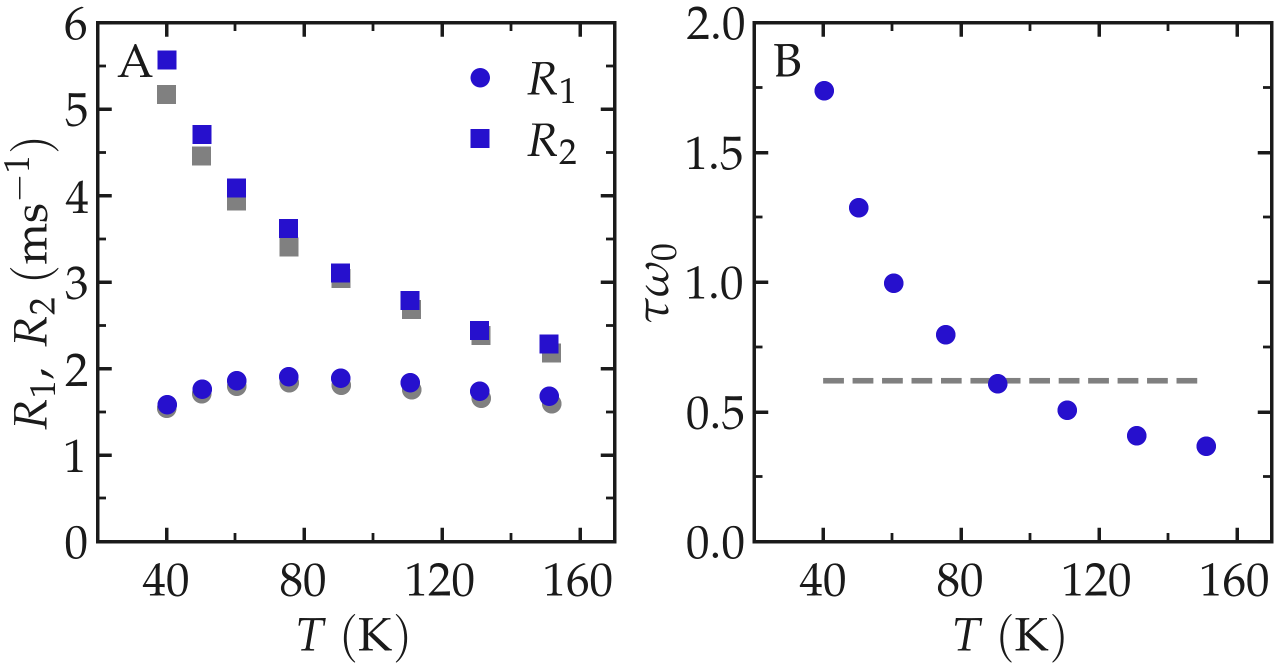
#> input picture docs/source/applications/lennard-jones-fluids/nmr-relaxation-rates-at-target-temp.png, 2556 x 1340 px (shown at 1/2 size)
$ jupyter execute --allow-errors nmr-relaxation-rates.ipynb
#> lines starting #> are read from the running program, lines starting #| are printed output that depends on the picture
[cell 1]
from matplotlib.pyplot import cm
from matplotlib.colors import LinearSegmentedColormap
import numpy as np
from scipy import constants as cst
import sys, os, git
import warnings
warnings.filterwarnings("ignore")

[cell 2]
current_path = os.getcwd()
#> (the rest of this cell did not finish here and is left out)

#> (a cell that did not finish here is left out)

#> (a cell that did not finish here is left out)

[cell 5]
spin = 0.5
GAMMA = 2 * np.pi * 42.6e6
K = (3 / 2) * (cst.mu_0 / 4 / np.pi) ** 2 \
    * cst.hbar ** 2 * GAMMA ** 4 * spin * (1 + spin)  # m6 / s2

[cell 6]
import matplotlib.pyplot as plt

[cell 7]
alltauCvsT = []
#> (the rest of this cell did not finish here and is left out)

[cell 8]
filename = "nmr-relaxation-rates-at-target-temp"
#> (the rest of this cell did not finish here and is left out)

[cell 9]
# (R2-R2_grivet)/R2

[cell 10]
# (R1-R1_grivet)/R1

#> (a cell that did not finish here is left out)

[cell 12]
from PIL import Image

for i in [1, 2]:
    if i == 1:
        figure_path = "nmr-relaxation-rates-at-target-temp.png"
        insert_path = "lj-light.png"
        output_path = "nmr-relaxation-rates-at-target.png"
    else:
        figure_path = "nmr-relaxation-rates-at-target-temp-dm.png"
        insert_path = "lj-dark.png"
        output_path = "nmr-relaxation-rates-at-target-dm.png"

    figure = Image.open(figure_path).convert("RGBA")
#> figure is the input picture: PIL image 2556x1340 RGBA; mean R, G, B, A 243.6, 243.3, 245.2, 12.7
    insert = Image.open(insert_path).convert("RGBA")
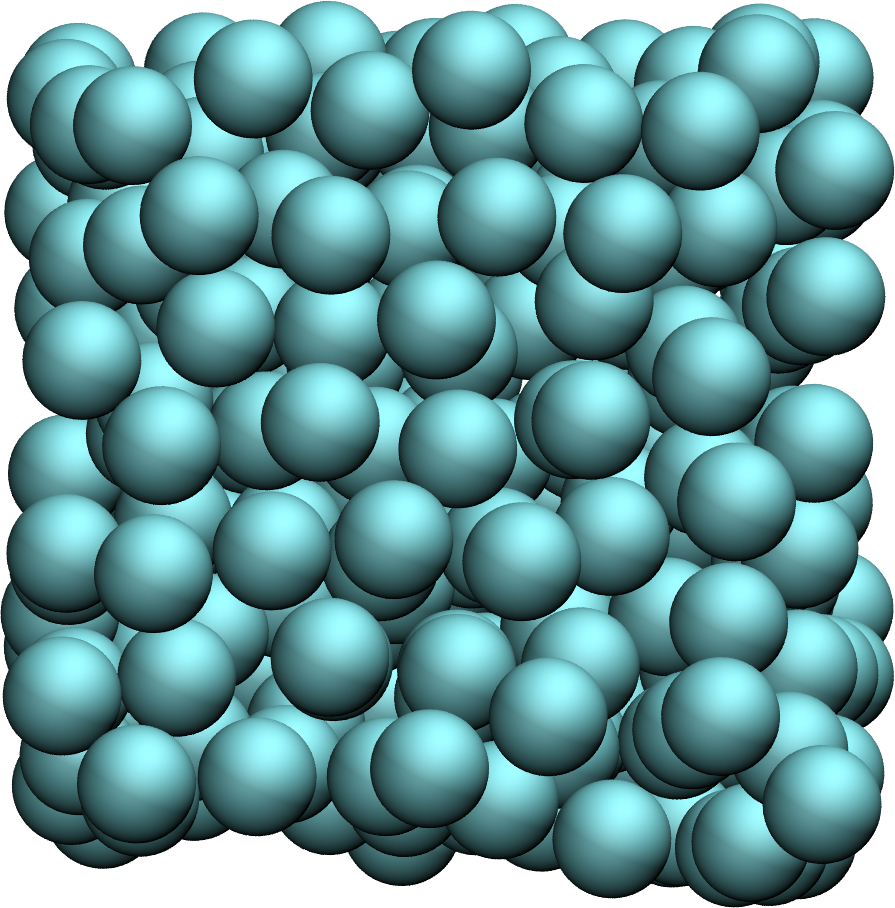
#> input picture docs/source/applications/lennard-jones-fluids/lj-light.png, 895 x 908 px
#> insert is the input picture: PIL image 895x908 RGBA; mean R, G, B, A 26, 117.6, 122.5, 152.1

    # Start from the spectrum itself — preserves its own background/transparency
    canvas = figure.copy()

    scale = 0.22
    target_w = int(figure.width * scale)
#> target_w = 562
    target_h = int(insert.height * (target_w / insert.width))
#> target_h = 570
    legend_resized = insert.resize((target_w, target_h), Image.LANCZOS)

    top_margin = 80
    lat_margin = 60
    x = figure.width - target_w - lat_margin
#> x = 1934
    y = top_margin

    canvas.alpha_composite(legend_resized, (x, y))
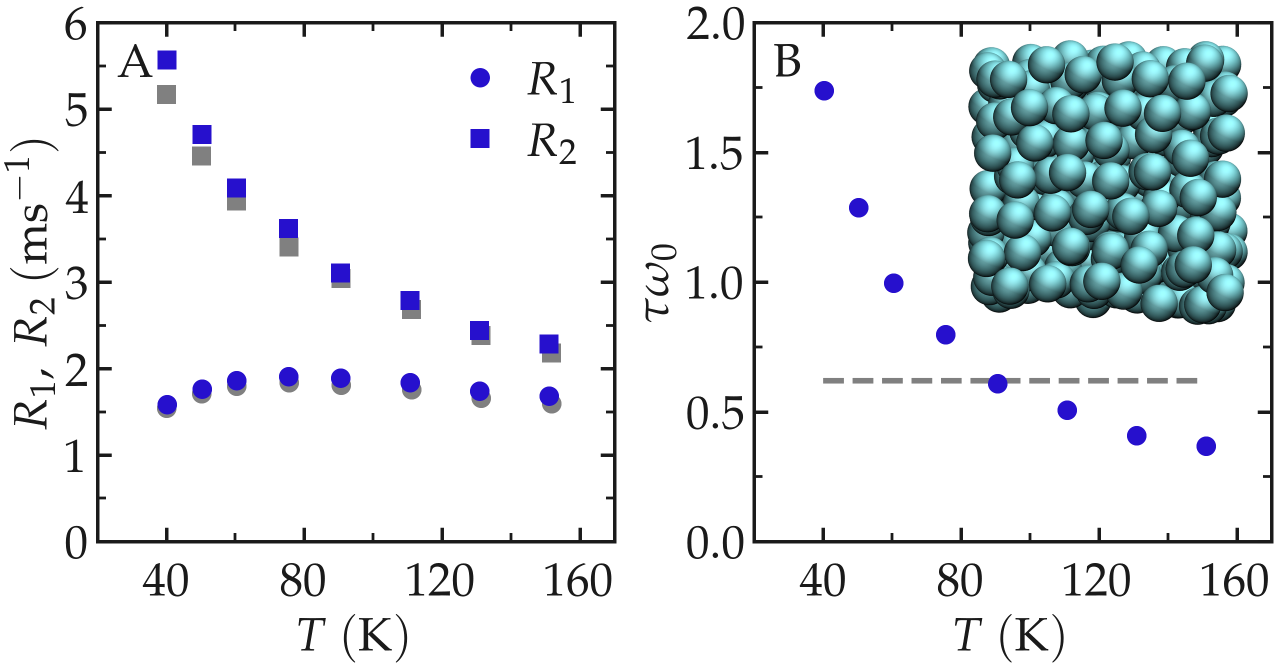
#> canvas: PIL image 2556x1340 RGBA (shown at 1/2 size); mean R, G, B, A 221.9, 230.2, 232.6, 26.9; transparent parts drawn white

    canvas.save(output_path)  # keep as PNG with alpha, don't convert to RGB
    print(f"Saved {output_path}")
#> pass 2 of the loop `for i in [1, 2]:`:
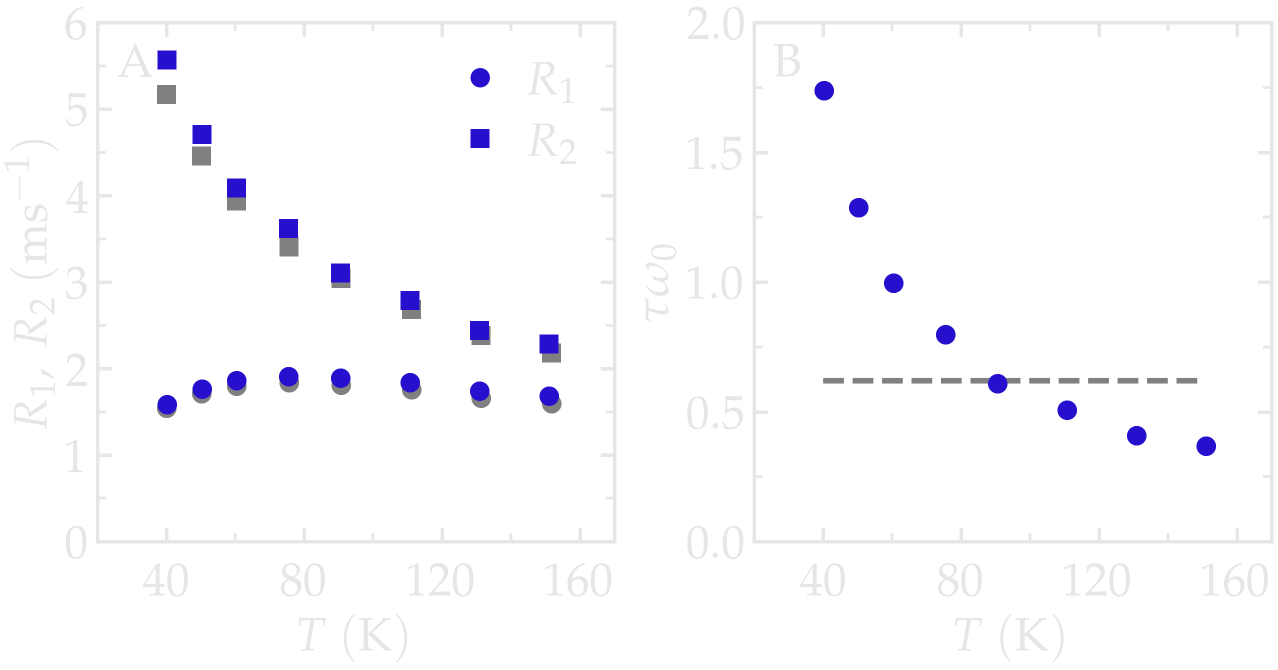
#> input picture docs/source/applications/lennard-jones-fluids/nmr-relaxation-rates-at-target-temp-dm.png, 2556 x 1340 px (shown at 1/2 size)
#> figure is the input picture: PIL image 2556x1340 RGBA; mean R, G, B, A 251.2, 251, 252.9, 12.7
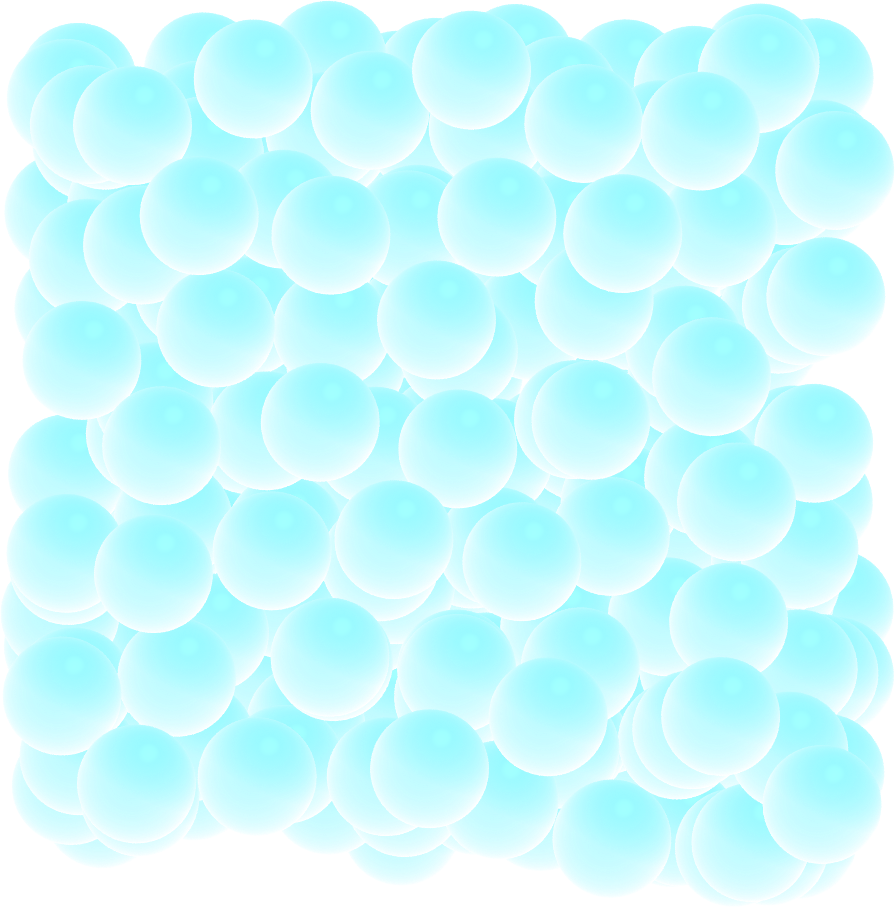
#> input picture docs/source/applications/lennard-jones-fluids/lj-dark.png, 895 x 907 px
#> insert is the input picture: PIL image 895x907 RGBA; mean R, G, B, A 131.5, 223.9, 229, 130.9
#> legend_resized: PIL image 562x569 RGBA
#> `canvas.alpha_composite(legend_resized, (x, y))`:
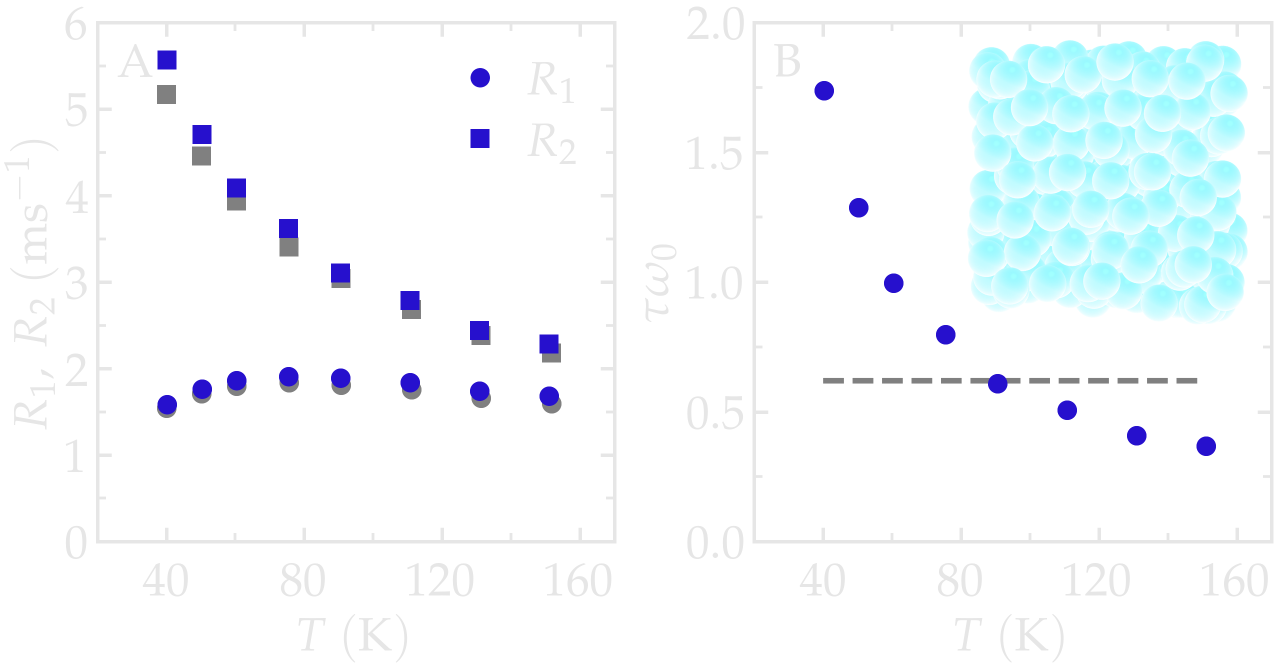
#> canvas: PIL image 2556x1340 RGBA (shown at 1/2 size); mean R, G, B, A 242, 250.5, 252.9, 24.9; transparent parts drawn white
